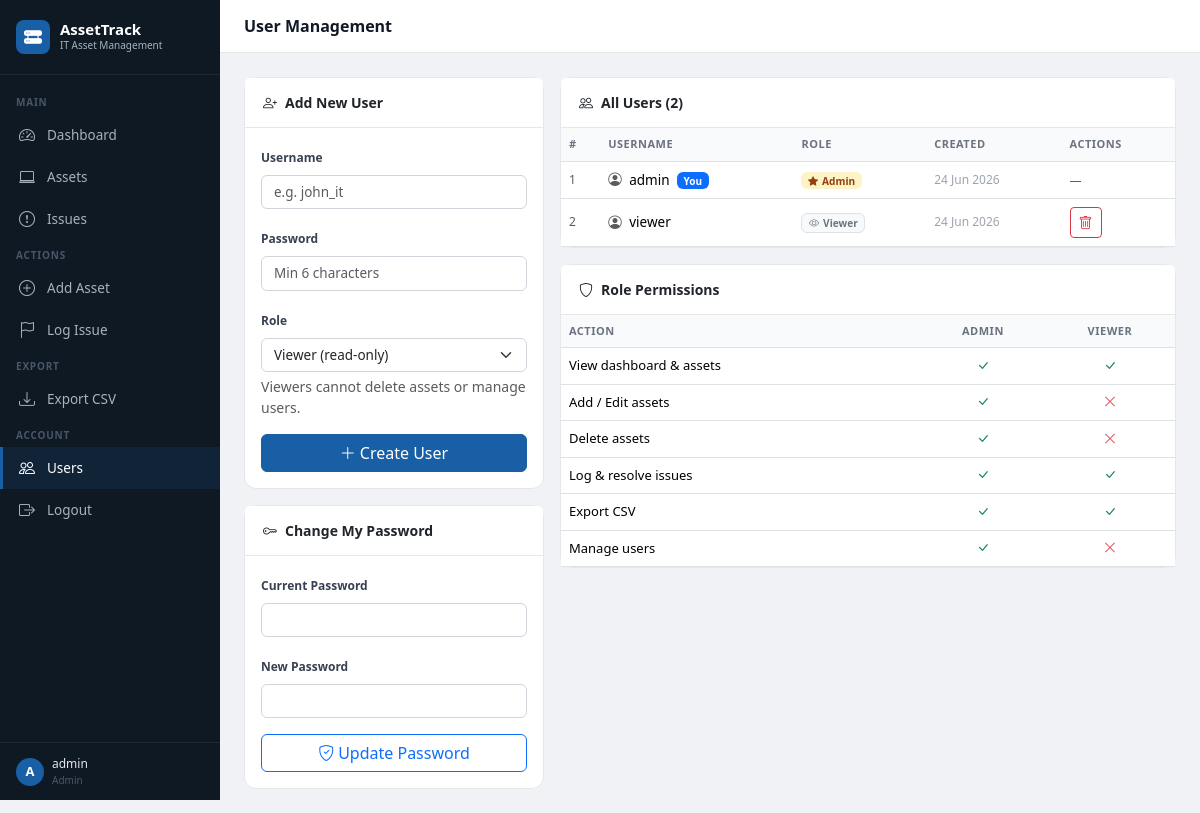
The app's page /users (signed in) with its own data.
### tables this page shows
CREATE TABLE users (
            id INTEGER PRIMARY KEY AUTOINCREMENT,
            username TEXT UNIQUE NOT NULL,
            password TEXT NOT NULL,
            role TEXT DEFAULT 'viewer',
            created_at TEXT DEFAULT (datetime('now'))
        );

### app.py (the view)
@app.route('/users')
@login_required
def users_list():
    if current_user.role != 'admin':
        flash('Access denied. Admin only.', 'error')
        return redirect(url_for('dashboard'))
    conn = get_db()
    c = conn.cursor()
    c.execute("SELECT id, username, role, created_at FROM users ORDER BY id")
    users = c.fetchall()
    conn.close()
    return render_template('users.html', users=users, format_date=format_date)

### app.py (called while the page is built)
@login_manager.user_loader
def load_user(user_id):
    conn = get_db()
    c = conn.cursor()
    c.execute("SELECT * FROM users WHERE id=?", (user_id,))
    row = c.fetchone()
    conn.close()
    if row:
        return User(row['id'], row['username'], row['role'])
    return None

def get_db():
    conn = sqlite3.connect(DB_PATH)
    conn.row_factory = sqlite3.Row
    return conn

def format_date(date_str):
    if not date_str:
        return '—'
    try:
        return datetime.strptime(date_str, '%Y-%m-%d').strftime('%d %b %Y')
    except:
        return date_str

### templates/users.html (shortened to what this page needs)
{% extends "base.html" %}
{% block page_title %}User Management{% endblock %}
{% block content %}
<div class="row g-3">
  {% if current_user.role == 'admin' %}
  <div class="col-md-4">
    <div class="card">
      <div class="card-header"><i class="bi bi-person-plus me-2"></i>Add New User</div>
      <div class="card-body">
        <form method="post" action="{{ url_for('add_user') }}">
          <div class="mb-3">
            <label class="form-label">Username</label>
            <input type="text" name="username" class="form-control" placeholder="e.g. john_it" required>
          </div>
          <div class="mb-3">
            <label class="form-label">Password</label>
            <input type="password" name="password" class="form-control" placeholder="Min 6 characters" required>
          </div>
          <div class="mb-3">
            <label class="form-label">Role</label>
            <select name="role" class="form-select">
              <option value="viewer">Viewer (read-only)</option>
            </select>
            <div class="form-text">Viewers cannot delete assets or manage users.</div>
          </div>
          <button type="submit" class="btn btn-primary w-100">
            <i class="bi bi-plus-lg me-1"></i>Create User
          </button>
        </form>
      </div>
    </div>
    <div class="card mt-3">
      <div class="card-header"><i class="bi bi-key me-2"></i>Change My Password</div>
      <div class="card-body">
        <form method="post" action="{{ url_for('change_password') }}">
          <div class="mb-3">
            <label class="form-label">Current Password</label>
            <input type="password" name="old_password" class="form-control" required>
          </div>
          <div class="mb-3">
            <label class="form-label">New Password</label>
            <input type="password" name="new_password" class="form-control" required>
          </div>
          <button type="submit" class="btn btn-outline-primary w-100">
            <i class="bi bi-shield-check me-1"></i>Update Password
          </button>
        </form>
      </div>
    </div>
  </div>
  {% endif %}
  <div class="{{ 'col-md-8' if current_user.role == 'admin' else 'col-12' }}">
    <div class="card">
      <div class="card-header"><i class="bi bi-people me-2"></i>All Users ({{ users|length }})</div>
      <div class="card-body p-0">
        <table class="table table-hover mb-0">
          <thead>
            <tr>
              <th>#</th>
              <th>Username</th>
              <th>Role</th>
              <th>Created</th>
              {% if current_user.role == 'admin' %}<th>Actions</th>{% endif %}
            </tr>
          </thead>
          <tbody>
          {% for user in users %}
          <tr>
            <td class="text-muted" style="font-size:12px">{{ user['id'] }}</td>
            <td>
              <i class="bi bi-person-circle me-1 text-muted"></i>
              {{ user['username'] }}
              {% if user['id'] == current_user.id %}
                <span class="badge bg-primary ms-1" style="font-size:10px">You</span>
              {% endif %}
            </td>
            <td>
              {% if user['role'] == 'admin' %}
                <span class="badge" style="background:#fef3c7; color:#92400e;">
                  <i class="bi bi-star-fill me-1"></i>Admin
                </span>
              {% else %}
                <span class="badge bg-light text-secondary border">
                  <i class="bi bi-eye me-1"></i>Viewer
                </span>
              {% endif %}
            </td>
            <td style="font-size:12px; color:#9ca3af">{{ format_date(user['created_at'][:10]) }}</td>
            {% if current_user.role == 'admin' %}
            <td>
              {% if user['id'] != current_user.id %}
              <form method="post" action="{{ url_for('delete_user', user_id=user['id']) }}"
                    onsubmit="return confirm('Delete user {{ user['username'] }}?')">
                <button type="submit" class="btn btn-sm btn-outline-danger">
                  <i class="bi bi-trash"></i>
                </button>
              </form>
              {% else %}
              <span class="text-muted" style="font-size:12px">—</span>
              {% endif %}
            </td>
            {% endif %}
          </tr>
          {% endfor %}
          </tbody>
        </table>
      </div>
    </div>
    <div class="card mt-3">
      <div class="card-header"><i class="bi bi-shield me-2"></i>Role Permissions</div>
      <div class="card-body p-0">
        <table class="table mb-0" style="font-size:13px">
          <thead><tr><th>Action</th><th class="text-center">Admin</th><th class="text-center">Viewer</th></tr></thead>
          <tbody>
            <tr><td>View dashboard & assets</td><td class="text-center text-success"><i class="bi bi-check-lg"></i></td><td class="text-center text-success"><i class="bi bi-check-lg"></i></td></tr>
            <tr><td>Add / Edit assets</td><td class="text-center text-success"><i class="bi bi-check-lg"></i></td><td class="text-center text-danger"><i class="bi bi-x-lg"></i></td></tr>
            <tr><td>Delete assets</td><td class="text-center text-success"><i class="bi bi-check-lg"></i></td><td class="text-center text-danger"><i class="bi bi-x-lg"></i></td></tr>
            <tr><td>Log & resolve issues</td><td class="text-center text-success"><i class="bi bi-check-lg"></i></td><td class="text-center text-success"><i class="bi bi-check-lg"></i></td></tr>
            <tr><td>Export CSV</td><td class="text-center text-success"><i class="bi bi-check-lg"></i></td><td class="text-center text-success"><i class="bi bi-check-lg"></i></td></tr>
            <tr><td>Manage users</td><td class="text-center text-success"><i class="bi bi-check-lg"></i></td><td class="text-center text-danger"><i class="bi bi-x-lg"></i></td></tr>
          </tbody>
        </table>
      </div>
    </div>
  </div>
</div>
{% endblock %}

### templates/base.html (shortened to what this page needs)
<!DOCTYPE html>
<html lang="en">
<head>
    <link href="https://cdn.jsdelivr.net/npm/bootstrap@5.3.2/dist/css/bootstrap.min.css" rel="stylesheet">
    <link href="https://cdn.jsdelivr.net/npm/bootstrap-icons@1.11.3/font/bootstrap-icons.min.css" rel="stylesheet">
</head>
<body>
<aside class="sidebar">
    <div class="sidebar-logo">
        <div class="logo-icon"><i class="bi bi-hdd-rack-fill"></i></div>
        <div>
            <div class="logo-text">AssetTrack</div>
            <div class="logo-sub">IT Asset Management</div>
        </div>
    </div>
    <nav class="sidebar-nav">
        <div class="sidebar-section">Main</div>
        <div class="nav-item">
            <a href="{{ url_for('dashboard') }}" class="{{ 'active' if request.endpoint == 'dashboard' }}">
                <i class="bi bi-speedometer2"></i> Dashboard
            </a>
        </div>
        <div class="nav-item">
            <a href="{{ url_for('assets') }}" class="{{ 'active' if request.endpoint in ['assets','asset_detail','add_asset','edit_asset'] }}">
                <i class="bi bi-laptop"></i> Assets
            </a>
        </div>
        <div class="nav-item">
            <a href="{{ url_for('issues') }}" class="{{ 'active' if request.endpoint in ['issues','add_issue'] }}">
                <i class="bi bi-exclamation-circle"></i> Issues
            </a>
        </div>
        <div class="sidebar-section">Actions</div>
        <div class="nav-item">
            <a href="{{ url_for('add_asset') }}" class="{{ 'active' if request.endpoint == 'add_asset' }}">
                <i class="bi bi-plus-circle"></i> Add Asset
            </a>
        </div>
        <div class="nav-item">
            <a href="{{ url_for('add_issue') }}">
                <i class="bi bi-flag"></i> Log Issue
            </a>
        </div>
        <div class="sidebar-section">Export</div>
        <div class="nav-item">
            <a href="{{ url_for('export_csv') }}">
                <i class="bi bi-download"></i> Export CSV
            </a>
        </div>
        <div class="sidebar-section">Account</div>
        <div class="nav-item">
            <a href="{{ url_for('users_list') }}" class="{{ 'active' if request.endpoint == 'users_list' }}">
                <i class="bi bi-people"></i> Users
            </a>
        </div>
        <div class="nav-item">
            <a href="{{ url_for('logout') }}">
                <i class="bi bi-box-arrow-right"></i> Logout
            </a>
        </div>
    </nav>
    <div style="padding: 12px 16px; border-top: 1px solid rgba(255,255,255,0.07); display:flex; align-items:center; gap:8px;">
        <div style="width:28px; height:28px; background:#185FA5; border-radius:50%; display:flex; align-items:center; justify-content:center; font-size:13px; color:#fff; font-weight:600;">
            {{ current_user.username[0].upper() if current_user.is_authenticated else '?' }}
        </div>
        <div>
            <div style="font-size:12px; color:#e5e7eb; font-weight:500;">{{ current_user.username if current_user.is_authenticated }}</div>
            <div style="font-size:10px; color:#4a5568;">{{ current_user.role.title() if current_user.is_authenticated }}</div>
        </div>
    </div>
</aside>
<main class="main-content">
    <div class="topbar">
        <div class="topbar-title">{% block page_title %}AssetTrack{% endblock %}</div>
    </div>
    <div class="page-body">
        {% block content %}{% endblock %}
    </div>
</main>
</body>
</html>

### templates/base.html (style rules this page uses)
:root { --sidebar-width: 220px; --primary: #185FA5; --primary-dark: #0C447C; --sidebar-bg: #0f1923; --sidebar-text: #a8b2bc; --sidebar-active: #185FA5; }
body { background: #f0f2f5; font-family: 'Segoe UI', sans-serif; margin: 0; }
.sidebar { position: fixed; top: 0; left: 0; height: 100vh; width: var(--sidebar-width); background: var(--sidebar-bg); display: flex; flex-direction: column; z-index: 100; padding: 0; }
.sidebar-logo { padding: 20px 16px; border-bottom: 1px solid rgba(255,255,255,0.07); display: flex; align-items: center; gap: 10px; }
.sidebar-logo .logo-icon { width: 34px; height: 34px; background: var(--primary); border-radius: 8px; display: flex; align-items: center; justify-content: center; }
.sidebar-logo .logo-icon i { color: #fff; font-size: 18px; }
.sidebar-logo .logo-text { color: #fff; font-size: 15px; font-weight: 600; line-height: 1.1; }
.sidebar-logo .logo-sub { color: var(--sidebar-text); font-size: 10px; }
.sidebar-nav { padding: 12px 0; flex: 1; }
.sidebar-section { padding: 8px 16px 4px; color: #4a5568; font-size: 10px; font-weight: 600; text-transform: uppercase; letter-spacing: 0.8px; }
.nav-item a { display: flex; align-items: center; gap: 10px; padding: 9px 16px; color: var(--sidebar-text); text-decoration: none; font-size: 13.5px; transition: all 0.15s; border-left: 3px solid transparent; }
.nav-item a.active { background: rgba(24,95,165,0.15); color: #fff; border-left-color: var(--primary); }
.nav-item a i { font-size: 16px; width: 18px; }
.main-content { margin-left: var(--sidebar-width); min-height: 100vh; }
.topbar { background: #fff; border-bottom: 1px solid #e5e7eb; padding: 14px 24px; display: flex; align-items: center; justify-content: space-between; position: sticky; top: 0; z-index: 50; }
.topbar-title { font-size: 16px; font-weight: 600; color: #111827; }
.page-body { padding: 24px; }
.card { border: 1px solid #e5e7eb; border-radius: 12px; box-shadow: none; }
.card-header { background: #fff; border-bottom: 1px solid #e5e7eb; padding: 14px 18px; font-weight: 600; font-size: 14px; }
.table { font-size: 13.5px; }
.table th { font-size: 11px; font-weight: 600; color: #6b7280; text-transform: uppercase; letter-spacing: 0.5px; background: #f9fafb; }
.table td { vertical-align: middle; }
.btn-primary { background: var(--primary); border-color: var(--primary); }
.form-label { font-size: 12px; font-weight: 600; color: #374151; }
.form-control, .form-select { font-size: 13.5px; border-color: #d1d5db; }

### records on screen
users: username "A", username "admin", role "Admin", id "1", shows "You", created_at "24 Jun 2026"
users: id "2", username "viewer", role "viewer" (drawn), created_at "24 Jun 2026"

### other values on screen
{{ users|length }} "2"
